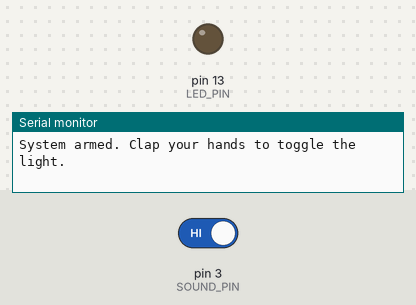
A sketch run on a simulated Arduino Uno, built with avr-gcc and run on an emulated ATmega328P. Shown: output pins drawn as LEDs (lit = HIGH), the last lines printed to the serial monitor. Dashed ring = blinking. The test bench sets the inputs (shaded band); at power-on: pin 3 (SOUND_PIN) HIGH.

Above: at 1.3 s.
1.4 s: pin 3 (SOUND_PIN) driven LOW
At 1.52 s:
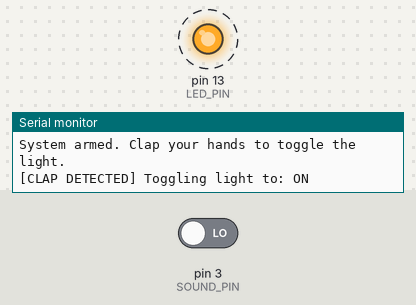
4.4 s: pin 3 (SOUND_PIN) driven HIGH
At 4.4 s:
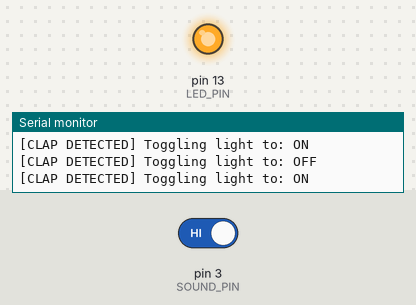
Timing chart, 0 to 7.4 s (numbered marks = the images above; inputs shaded):
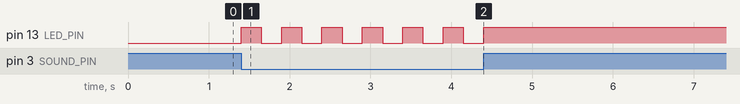

The sketch:

Day_17_Sound_Clap_Switch.ino
```cpp
/*
 * 100 Projects with Arduino - Day 17
 * Project: Sound Sensor Clap Switch (Echo Lockout Filter)
 *
 * DESCRIPTION:
 * This project interfaces a digital sound sensor module with the Arduino to build a clap-activated
 * switch. Clapping your hands once toggles the state of an LED.
 * To maintain professional coding standards:
 * 1. The code implements a non-blocking Lockout Window (or sound debounce) of 250 milliseconds.
 *    Since a physical clap is a decaying sound wave that echoes, the sensor will trigger dozens of
 * times during a single clap. The lockout window ignores these subsequent echoes, preventing
 * double-toggles.
 * 2. It runs completely non-blockingly, allowing the CPU to check other systems.
 *
 * THEORY OF OPERATION:
 * 1. Electret Condenser Microphone: The sensor uses a tiny capsule containing a flexible metallized
 *    diaphragm placed close to a rigid backplate, forming a capacitor. Sound waves (air pressure
 * waves) vibrate the diaphragm, changing the capacitance and generating a tiny AC voltage.
 * 2. LM393 Comparator IC: The module contains an operational amplifier acting as a comparator.
 *    - It compares the microphone's analog voltage to a reference threshold set by the onboard
 * potentiometer.
 *    - When the sound is quiet: The output pin (OUT / DO) remains HIGH (5V).
 *    - When a loud sound (like a clap) exceeds the threshold: The output pin instantly pulls LOW
 * (0V).
 * 3. Echo Decay & Lockout:
 *    A physical clap lasts about 50 to 100ms and contains multiple sound pressure peaks.
 *    To prevent the Arduino from register each peak as a separate clap (which would toggle the LED
 *    on and off rapidly, ending in a random state), we lock out the sensor for 250ms after the
 * first trigger.
 *
 * WIRING:
 * - Sound Sensor VCC  -> Arduino 5V
 * - Sound Sensor GND  -> Arduino GND
 * - Sound Sensor OUT  -> Arduino Pin 3 (Digital Input)
 * - LED Anode (+)     -> 220 Ohm Resistor -> Arduino Pin 13 (or use onboard LED)
 * - LED Cathode (-)   -> Arduino GND
 */

// --- PIN DEFINITIONS ---
const int SOUND_PIN = 3;  // Pin connected to the sound sensor digital output (OUT)
const int LED_PIN = 13;   // Pin connected to the target LED

// --- STATE VARIABLES ---
bool ledState = LOW;             // Tracks the current state of the light (ON or OFF)
unsigned long lastClapTime = 0;  // Stores the timestamp of the last valid clap
const unsigned long lockoutDuration =
    250;  // Lockout window in milliseconds to ignore echoes (250ms is ideal)

void setup() {
  // Initialize Serial Monitor
  Serial.begin(9600);

  // Configure pins
  pinMode(SOUND_PIN, INPUT);
  pinMode(LED_PIN, OUTPUT);

  // Set initial state
  digitalWrite(LED_PIN, ledState);

  Serial.println("==================================================");
  Serial.println("Day 17: Sound Sensor Clap Switch (Anti-Echo)");
  Serial.println("==================================================");
  Serial.println("System armed. Clap your hands to toggle the light.");
}

void loop() {
  unsigned long currentTime = millis();

  // Step 1: Read the raw sensor state (LOW = Sound detected, HIGH = Quiet)
  int soundReading = digitalRead(SOUND_PIN);

  // Step 2: Check if sound is detected AND we are outside the lockout window
  if (soundReading == LOW && (currentTime - lastClapTime >= lockoutDuration)) {
    // Record the trigger time
    lastClapTime = currentTime;

    // Toggle the light state
    ledState = !ledState;
    digitalWrite(LED_PIN, ledState);

    // Log event
    Serial.print("[CLAP DETECTED] Toggling light to: ");
    if (ledState == HIGH) {
      Serial.println("ON");
    } else {
      Serial.println("OFF");
    }
  }

  // Non-blocking architecture - additional sensors or indicators can run here
}
```

Measured:
- after the input at 1.4 s, pin 13 (LED_PIN): alternates HIGH for 0.25 s and LOW for 0.25 s, starting at once
- after the input at 4.4 s, pin 13 (LED_PIN): stops changing and stays HIGH
